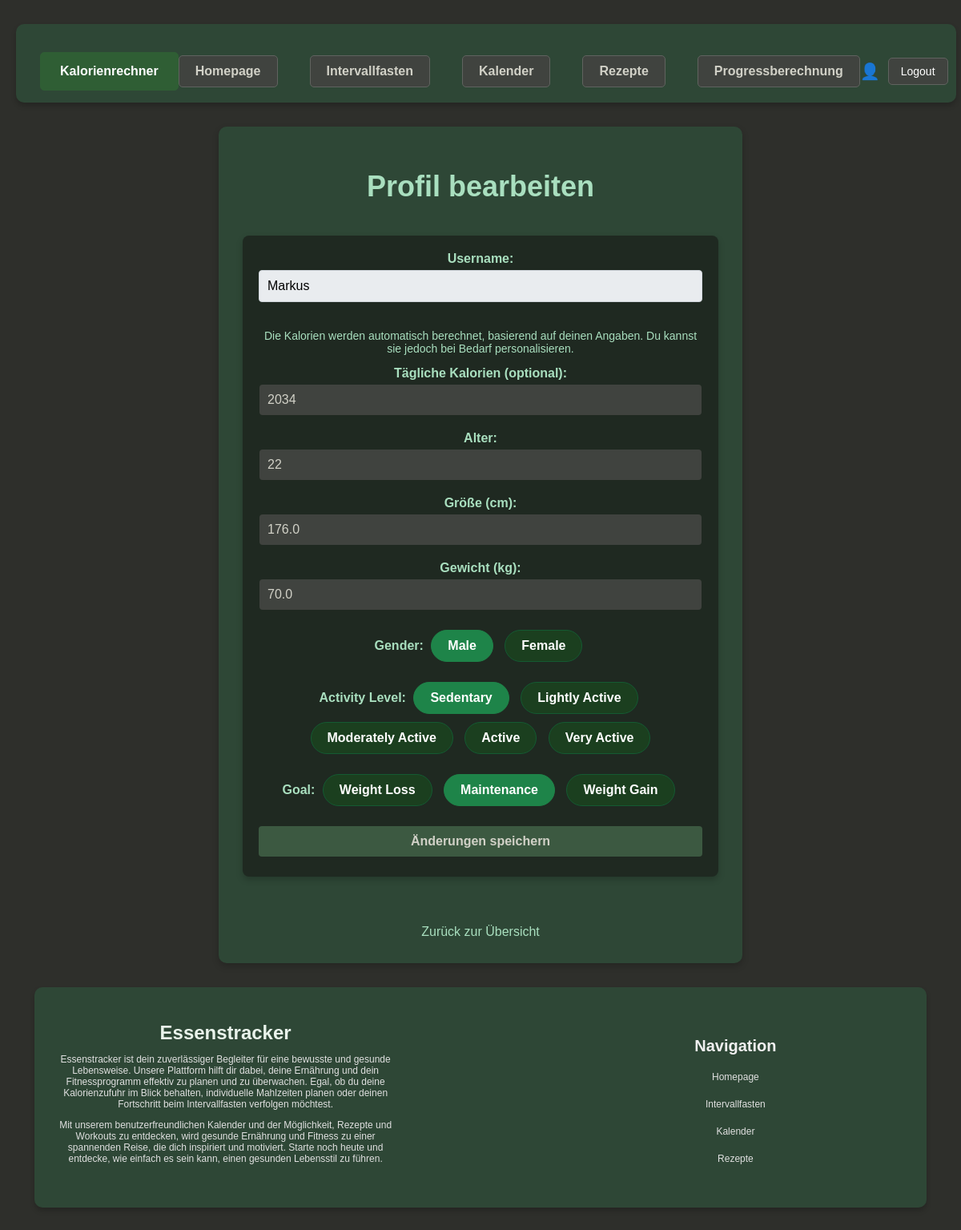
The page /trackerapp/edit-profile/ (signed in) on the database as committed earlier.
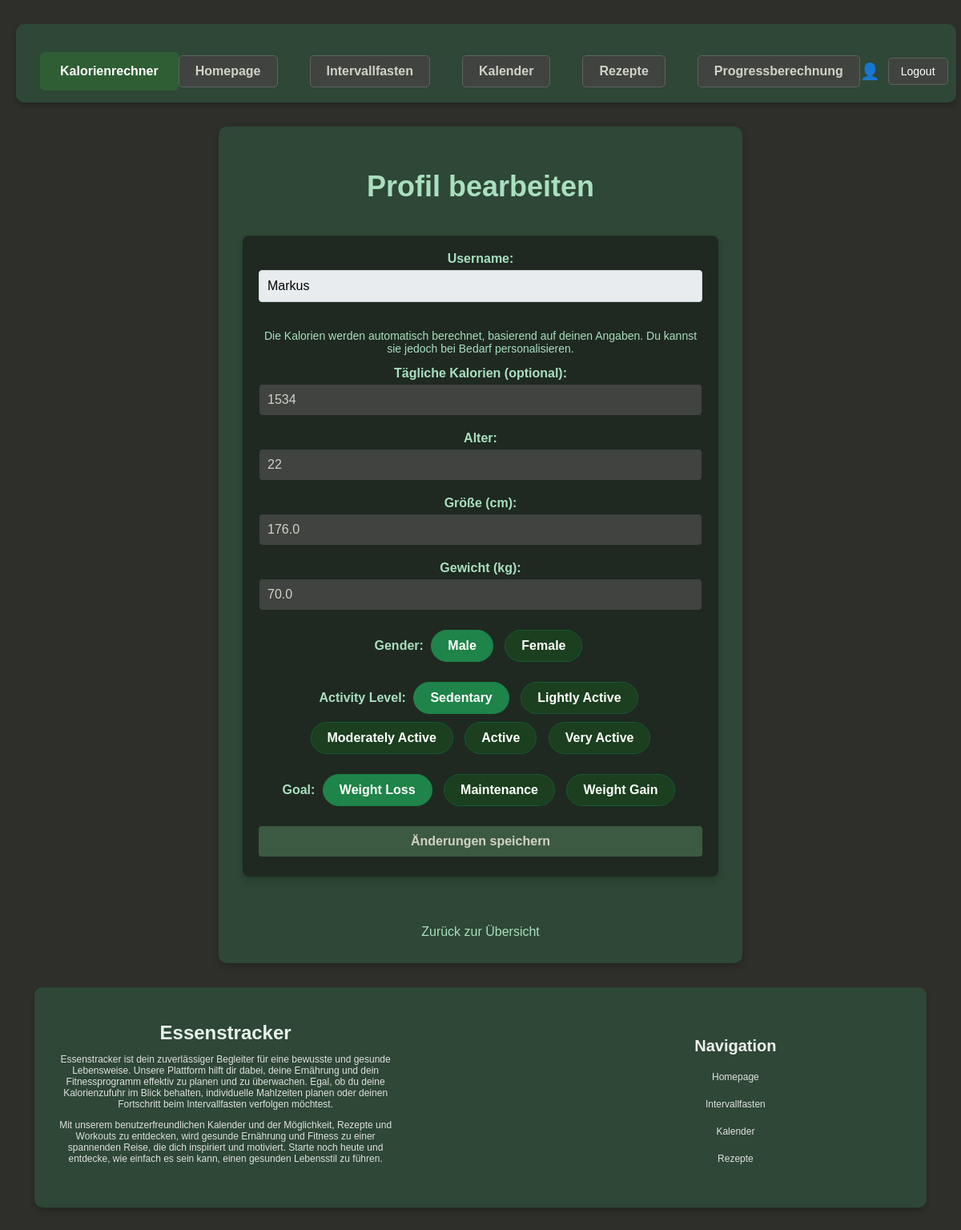
The same page on the database as committed later.
### trackerapp/models.py (models this page shows, shortened)
class UserProfile(models.Model):
    user = models.OneToOneField(User, on_delete=models.CASCADE)
    GENDER_CHOICES = [
        ('M', 'Male'),
        ('F', 'Female'),
    ]
    ACTIVITY_CHOICES = [
        ('sedentary', 'Sedentary'),
        ('light', 'Lightly Active'),
        ('moderate', 'Moderately Active'),
        ('active', 'Active'),
        ('very_active', 'Very Active'),
    ]
    GOAL_CHOICES = [
        ('weight_loss', 'Weight Loss'),
        ('maintenance', 'Maintenance'),
        ('weight_gain', 'Weight Gain'),
    ]
    age = models.PositiveIntegerField(default=25)
    gender = models.CharField(max_length=1, choices=GENDER_CHOICES, default='M')
    height = models.FloatField(default=170.0, help_text="Height in cm")
    weight = models.FloatField(default=70.0, help_text="Weight in kg")
    activity = models.CharField(max_length=20, choices=ACTIVITY_CHOICES, default='sedentary')
    goal = models.CharField(max_length=20, choices=GOAL_CHOICES, default='maintenance')
    daily_calories = models.PositiveIntegerField(default=2000)
    daily_carbohydrates = models.PositiveIntegerField(default=250, help_text="Daily Carbohydrates in grams")
    daily_proteins = models.PositiveIntegerField(default=75, help_text="Daily Proteins in grams")
    daily_fats = models.PositiveIntegerField(default=70, help_text="Daily Fats in grams")

### trackerapp/views.py (the view)
# urls.py: path('trackerapp/edit-profile/', trackerapp_views.edit_profile, name='edit_profile'),
@login_required
def edit_profile(request):
    try:
        user_profile = UserProfile.objects.get(user=request.user)
        if request.method == 'POST':
            form = UserProfileForm(request.POST, instance=user_profile)
            if form.is_valid():
                form.save()
                daily_calories = user_profile.daily_calories
                carbohydrates = user_profile.daily_carbohydrates
                protein = user_profile.daily_proteins
                fat = user_profile.daily_fats
                daily_food_entry = DailyFood.objects.filter(user=request.user, day=now().date()).first()
                if not daily_food_entry:
                    DailyFood.objects.create(
                        user=request.user,
                        day=now().date(),
                        daily_calorie_target=daily_calories,
                        carbohydrates=carbohydrates,
                        protein=protein,
                        fat=fat,
                        calories_eaten=0,
                        fat_eaten=0,
                        carbohydrates_eaten=0,
                        protein_eaten=0,
                        calories_burned=0,
                        calorie_result=0,
                    )
                else:
                    daily_food_entry.daily_calorie_target = daily_calories
                    daily_food_entry.carbohydrates = carbohydrates
                    daily_food_entry.protein = protein
                    daily_food_entry.fat = fat
                    daily_food_entry.save()
                messages.success(request, 'Profil erfolgreich aktualisiert und DailyFood-Werte gespeichert!')
                return redirect('trackerapp')
        else:
            form = UserProfileForm(instance=user_profile)
    except UserProfile.DoesNotExist:
        form = UserProfileForm()
    return render(request, 'edit_profile.html', {'form': form})

### trackerapp/forms.py
class UserProfileForm(forms.ModelForm):
    class Meta:
        model = UserProfile
        fields = ['age', 'gender', 'height', 'weight', 'activity', 'goal', 'daily_calories']
        widgets = {
            'gender': forms.RadioSelect,
            'activity': forms.RadioSelect,
            'goal': forms.RadioSelect,
        }
        labels = {
            'age': 'Alter',
            'gender': 'Geschlecht',
            'height': 'Größe (cm)',
            'weight': 'Gewicht (kg)',
            'activity': 'Aktivitätslevel',
            'goal': 'Ziel',
            'daily_calories': 'Tägliche Kalorien (optional)',
        }
    def __init__(self, *args, **kwargs):
        super().__init__(*args, **kwargs)
        self.fields['gender'].choices = [
            (choice[0], choice[1]) for choice in self.fields['gender'].choices if choice[0] != ''
        ]
        self.fields['activity'].choices = [
            (choice[0], choice[1]) for choice in self.fields['activity'].choices if choice[0] != ''
        ]
        self.fields['goal'].choices = [
            (choice[0], choice[1]) for choice in self.fields['goal'].choices if choice[0] != ''
        ]

### trackerapp/templates/edit_profile.html (shortened to what this page needs)
{% extends 'base.html' %}
{% block content %}
<div class="container">
    <h1>Profil bearbeiten</h1>
    <form method="POST">
        <div>
            <label for="username">Username:</label>
            <input type="text" id="username" name="username" value="{{ form.username.initial|default:user.username }}" class="readonly" readonly>
        </div>
        <div>
            <p style="font-size: 14px; color: #A9DFBF;">
                Die Kalorien werden automatisch berechnet, basierend auf deinen Angaben. Du kannst sie jedoch bei Bedarf personalisieren.
            </p>
            {{ form.daily_calories.label_tag }}
            {{ form.daily_calories }}
        </div>
        <div>
            {{ form.age.label_tag }}
            {{ form.age }}
        </div>
        <div>
            {{ form.height.label_tag }}
            {{ form.height }}
        </div>
        <div>
            {{ form.weight.label_tag }}
            {{ form.weight }}
        </div>
        <div class="chip-group">
            <label>Gender:</label>
            {% for choice in form.gender.field.choices %}
                <label for="gender_{{ forloop.counter }}" class="chip">{{ choice.1 }}</label>
            {% endfor %}
        </div>
        <div class="chip-group">
            <label>Activity Level:</label>
            {% for choice in form.activity.field.choices %}
                <label for="activity_{{ forloop.counter }}" class="chip">{{ choice.1 }}</label>
            {% endfor %}
        </div>
        <div class="chip-group">
            <label>Goal:</label>
            {% for choice in form.goal.field.choices %}
                <label for="goal_{{ forloop.counter }}" class="chip">{{ choice.1 }}</label>
            {% endfor %}
        </div>
        <button type="submit">Änderungen speichern</button>
    </form>
    <a href="{% url 'trackerapp' %}">Zurück zur Übersicht</a>
</div>
{% endblock %}

Rows that differ between the two databases and show on the page:
changed UserProfile: daily_calories "2034" → "1534"
